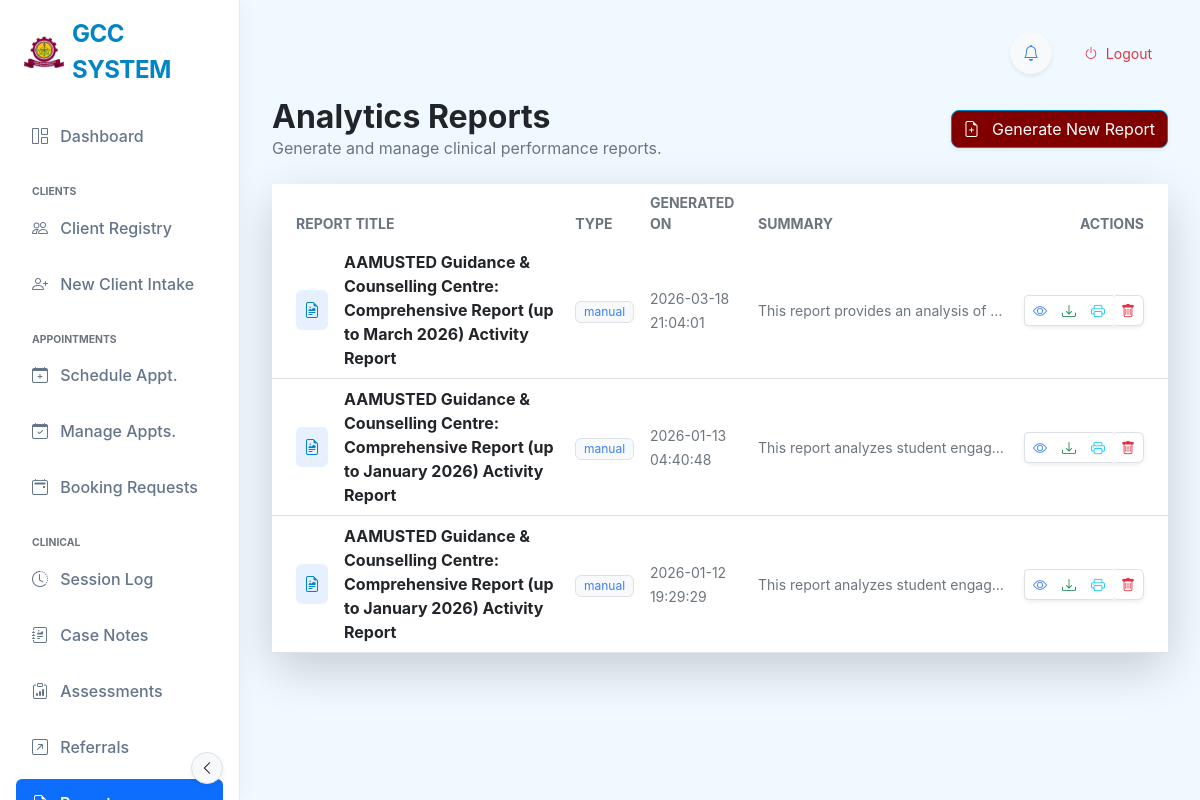
The app's page /reports (signed in) with its own data.
### tables this page shows
CREATE TABLE app_settings (
            id INTEGER PRIMARY KEY AUTOINCREMENT,
            setting_name TEXT NOT NULL UNIQUE,
            setting_value TEXT
        , updated_at TIMESTAMP, global_id TEXT, last_synced_at TEXT, is_deleted BOOLEAN DEFAULT 0);

CREATE TABLE reports (
            id INTEGER PRIMARY KEY AUTOINCREMENT,
            title TEXT,
            date_generated TIMESTAMP DEFAULT CURRENT_TIMESTAMP,
            report_type TEXT,
            file_path TEXT,
            summary TEXT
        );

### app.py (the view)
@app.route('/reports')
@login_required
def reports_list():
    try:
        ensure_database_initialized()
        conn = get_db_connection()
        if conn is None:
            flash('Database connection failed. Please restart the application.', 'error')
            return redirect(url_for('dashboard'))
        reports = []
        try:
            reports = conn.execute('''
                SELECT id, title, date_generated, report_type, summary, file_path
                FROM reports
                ORDER BY date_generated DESC
            ''').fetchall()
        except Exception as e:
            print(f"[REPORTS] Error getting reports: {e}")
            reports = []
        finally:
            try:
                conn.close()
            except Exception:
                pass
        return render_template('reports.html', reports=reports)
    except Exception as e:
        print(f"[REPORTS] Unexpected error: {e}")
        import traceback
        traceback.print_exc()
        flash('Error loading reports. Please try again.', 'error')
        return redirect(url_for('dashboard'))

### templates/reports.html (shortened to what this page needs)
{% extends "base_modern.html" %}
{% block content %}
<div class="row align-items-center mb-4">
    <div class="col-md-6">
        <h2 class="fw-bold mb-0 text-dark">Analytics Reports</h2>
        <p class="text-muted mb-0">Generate and manage clinical performance reports.</p>
    </div>
    <div class="col-md-6 text-md-end mt-3 mt-md-0">
        <button class="btn btn-primary shadow-sm btn-hover-lift" data-bs-toggle="modal"
            data-bs-target="#generateReportModal">
            <i class="bi bi-file-earmark-plus me-2"></i> Generate New Report
        </button>
    </div>
</div>
<div class="card card-glass border-0 shadow-lg">
    <div class="card-body p-0">
        {% if reports %}
        <div class="table-responsive">
            <table class="table table-hover align-middle mb-0" style="min-height: 300px;">
                <thead class="bg-light">
                    <tr>
                        <th class="ps-4 text-uppercase small fw-bold text-muted border-0">Report Title</th>
                        <th class="text-uppercase small fw-bold text-muted border-0">Type</th>
                        <th class="text-uppercase small fw-bold text-muted border-0">Generated On</th>
                        <th class="text-uppercase small fw-bold text-muted border-0">Summary</th>
                        <th class="text-end pe-4 text-uppercase small fw-bold text-muted border-0">Actions</th>
                    </tr>
                </thead>
                <tbody class="border-top-0">
                    {% for report in reports %}
                    <tr>
                        <td class="ps-4">
                            <div class="d-flex align-items-center">
                                <div class="bg-primary bg-opacity-10 p-2 rounded text-primary me-3">
                                    <i class="bi bi-file-earmark-richtext"></i>
                                </div>
                                <span class="fw-bold text-dark">{{ report['title'] or 'Untitled Report' }}</span>
                            </div>
                        </td>
                        <td>
                            <span class="badge bg-light text-secondary border fw-normal">{{ report['report_type'] or
                                'N/A' }}</span>
                        </td>
                        <td>
                            <span class="text-muted small">{{ report['date_generated'] }}</span>
                        </td>
                        <td>
                            <p class="mb-0 small text-muted text-truncate" style="max-width: 250px;">
                                {{ report['summary'] or 'No summary available' }}
                            </p>
                        </td>
                        <td class="text-end pe-4">
                            <div class="btn-group shadow-sm rounded-3" role="group">
                                <a href="{{ url_for('view_report', report_id=report['id']) }}"
                                    class="btn btn-sm btn-white border border-end-0 text-secondary" title="View">
                                    <i class="bi bi-eye"></i>
                                </a>
                                {% if report['file_path'] %}
                                <a href="{{ url_for('download_report_file', report_id=report['id']) }}"
                                    class="btn btn-sm btn-white border border-start-0 border-end-0 text-success"
                                    title="Download">
                                    <i class="bi bi-download"></i>
                                </a>
                                {% endif %}
                                <a href="{{ url_for('print_report', report_id=report['id']) }}" target="_blank"
                                    class="btn btn-sm btn-white border border-start-0 border-end-0 text-info"
                                    title="Print">
                                    <i class="bi bi-printer"></i>
                                </a>
                                <form action="{{ url_for('delete_report', report_id=report['id']) }}" method="POST"
                                    style="display:inline;">
                                    <button type="submit"
                                        class="btn btn-sm btn-white border border-start-0 text-danger rounded-end"
                                        title="Delete"
                                        onclick="return confirm('Are you sure you want to delete this report?');">
                                        <i class="bi bi-trash"></i>
                                    </button>
                                </form>
                            </div>
                        </td>
                    </tr>
                    {% endfor %}
                </tbody>
            </table>
        </div>
        {% endif %}
    </div>
</div>
{% endblock %}

### templates/base_modern.html (shortened to what this page needs)
<!DOCTYPE html>
<html lang="en">
<head>
    <link href="{{ url_for('static', filename='css/bootstrap.min.css') }}" rel="stylesheet">
    <link rel="stylesheet" href="{{ url_for('static', filename='css/bootstrap-icons.css') }}">
    <link rel="stylesheet" href="{{ url_for('static', filename='css/modern_theme.css') }}?v=2.2">
</head>
<body data-theme="{{ settings.get('active_theme', 'default') }}">
    <nav class="sidebar-glass d-flex flex-column flex-shrink-0 p-3" id="sidebar">
        <div class="mb-4">
            <a href="/" class="d-flex align-items-center link-dark text-decoration-none logo-container ps-2">
                {% if settings.logo_url %}
                <img src="{{ settings.logo_url }}" class="me-2"
                    style="max-height: 40px; max-width: 40px; object-fit: contain;">
                {% else %}
                <div class="bg-gradient p-2 rounded-3 me-2" style="background: maroon; color: white;">
                    <i class="bi bi-heart-pulse-fill fs-4"></i>
                </div>
                {% endif %}
                <span class="fs-4 fw-bold sidebar-header-text" style="letter-spacing: -0.02em; color: var(--brand-primary);">{{ settings.get('system_name', 'USTED SYSTEM') }}</span>
            </a>
        </div>
        <ul class="nav nav-pills flex-column mb-auto">
            <li class="nav-item">
                <a href="{{ url_for('dashboard') }}"
                    class="nav-link {% if request.endpoint == 'dashboard' %}active{% endif %}" title="Dashboard"
                    data-bs-toggle="tooltip" data-bs-placement="right">
                    <i class="bi bi-grid-1x2 me-2"></i> <span>Dashboard</span>
                </a>
            </li>
            {% if session.get('role') in ['Secretary', 'Admin', 'Counsellor', 'Counselor'] %}
            <li class="mt-3 text-uppercase small text-muted fw-bold ps-3 mb-1 nav-category-header" style="font-size:0.65rem;">Clients</li>
            <li>
                <a href="{{ url_for('students') }}"
                    class="nav-link {% if 'student' in request.endpoint and 'intake' not in request.endpoint %}active{% endif %}"
                    title="Client Registry" data-bs-toggle="tooltip" data-bs-placement="right">
                    <i class="bi bi-people me-2"></i> <span>Client Registry</span>
                </a>
            </li>
            <li>
                <a href="{{ url_for('intake') }}"
                    class="nav-link {% if 'intake' in request.endpoint %}active{% endif %}" title="New Client Intake"
                    data-bs-toggle="tooltip" data-bs-placement="right">
                    <i class="bi bi-person-plus me-2"></i> <span>New Client Intake</span>
                </a>
            </li>
            <li class="mt-3 text-uppercase small text-muted fw-bold ps-3 mb-1 nav-category-header" style="font-size:0.65rem;">Appointments</li>
            <li>
                <a href="{{ url_for('appointment') }}"
                    class="nav-link {% if request.endpoint == 'appointment' %}active{% endif %}"
                    title="Schedule Appointment" data-bs-toggle="tooltip" data-bs-placement="right">
                    <i class="bi bi-calendar-plus me-2"></i> <span>Schedule Appt.</span>
                </a>
            </li>
            <li>
                <a href="{{ url_for('manage_appointments') }}"
                    class="nav-link {% if 'manage_appointments' in request.endpoint %}active{% endif %}"
                    title="Manage Appointments" data-bs-toggle="tooltip" data-bs-placement="right">
                    <i class="bi bi-calendar-check me-2"></i> <span>Manage Appts.</span>
                </a>
            </li>
            <li>
                <a href="/admin/bookings"
                    class="nav-link {% if 'bookings' in request.endpoint %}active{% endif %}" title="Booking Requests"
                    data-bs-toggle="tooltip" data-bs-placement="right">
                    <i class="bi bi-calendar2-event me-2"></i>
                    <span>Booking Requests</span>
                </a>
            </li>
            {% endif %}
            {% if (session.get('role') or '')|trim in ['Counsellor', 'Counselor', 'Admin'] %}
            <li class="mt-3 text-uppercase small text-muted fw-bold ps-3 mb-1 nav-category-header" style="font-size:0.65rem;">Clinical</li>
            <li>
                <a href="{{ url_for('sessions_list') }}"
                    class="nav-link {% if 'session' in request.endpoint and 'case' not in request.endpoint %}active{% endif %}"
                    title="Session Log" data-bs-toggle="tooltip" data-bs-placement="right">
                    <i class="bi bi-clock-history me-2"></i> <span>Session Log</span>
                </a>
            </li>
            <li>
                <a href="{{ url_for('case_notes_list') }}"
                    class="nav-link {% if 'case_notes' in request.endpoint %}active{% endif %}" title="Case Notes"
                    data-bs-toggle="tooltip" data-bs-placement="right">
                    <i class="bi bi-journal-richtext me-2"></i> <span>Case Notes</span>
                </a>
            </li>
            <li>
                <a href="{{ url_for('dass21_list') }}"
                    class="nav-link {% if 'dass21' in request.endpoint %}active{% endif %}" title="Assessments"
                    data-bs-toggle="tooltip" data-bs-placement="right">
                    <i class="bi bi-clipboard-data me-2"></i> <span>Assessments</span>
                </a>
            </li>
            <li>
                <a href="{{ url_for('all_referrals') }}"
                    class="nav-link {% if 'referral' in request.endpoint %}active{% endif %}" title="Referrals"
                    data-bs-toggle="tooltip" data-bs-placement="right">
                    <i class="bi bi-arrow-up-right-square me-2"></i> <span>Referrals</span>
                </a>
            </li>
            <li>
                <a href="{{ url_for('reports_list') }}"
                    class="nav-link {% if 'report' in request.endpoint %}active{% endif %}" title="Reports"
                    data-bs-toggle="tooltip" data-bs-placement="right">
                    <i class="bi bi-file-earmark-bar-graph me-2"></i> <span>Reports</span>
                </a>
            </li>
            {% endif %}
        </ul>
                    {% set role_labels = {'Secretary': 'Desk Administrator', 'Admin': 'System Administrator', 'Counsellor': 'Counsellor', 'Counselor': 'Counsellor'} %}
                    {% set display_name = session.get('full_name', 'User') %}
                    {% if display_name.strip().lower() in ['secretary', 'admin', 'counsellor', 'counselor'] %}
                        {% set display_name = role_labels.get(session.get('role'), display_name) %}
                    {% endif %}
        <button
            class="btn btn-sm btn-light border position-absolute bottom-0 end-0 m-3 rounded-circle shadow-sm d-none d-md-flex align-items-center justify-content-center"
            id="sidebarToggle" style="width: 32px; height: 32px; z-index: 1050;">
            <i class="bi bi-chevron-left"></i>
        </button>
    </nav>
    <main class="main-content">
        <div class="d-flex justify-content-between align-items-center mb-4 gap-3">
            <div class="d-flex align-items-center gap-3">
                <div class="dropdown">
                    <button class="btn btn-light rounded-circle position-relative shadow-sm" type="button"
                        id="notifDropdown" data-bs-toggle="dropdown" aria-expanded="false"
                        style="width: 42px; height: 42px;">
                        <i class="bi bi-bell text-secondary"></i>
                    </button>
                </div>
                <a href="{{ url_for('logout') }}" class="btn btn-outline-danger border-0 btn-sm rounded-pill px-3">
                    <i class="bi bi-power me-1"></i> Logout
                </a>
            </div>
        </div>
        {% block content %}{% endblock %}
    </main>
</body>
</html>

### records on screen
app_settings: logo_url (picture)
app_settings: get "GCC SYSTEM"
reports: title "AAMUSTED Guidance & Counselling Centre: Comprehensive Report (up to March 2026) Activity Report", report_type "manual", date_generated "2026-03-18 21:04:01", summary "This report provides an analysis of…"
reports: title "AAMUSTED Guidance & Counselling Centre: Comprehensive Report (up to January 2026) Activity Report", report_type "manual", date_generated "2026-01-13 04:40:48", summary "This report analyzes student engag…"
reports: title "AAMUSTED Guidance & Counselling Centre: Comprehensive Report (up to January 2026) Activity Report", report_type "manual", date_generated "2026-01-12 19:29:29", summary "This report analyzes student engag…"
